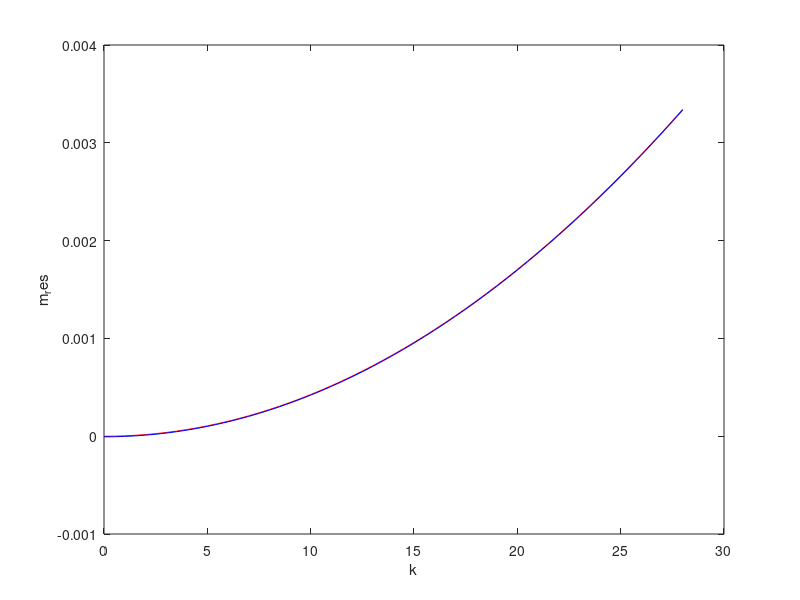

This figure's MATLAB source:
% This is the first part of the simulation, to determine the strength of the magents required. 
% Based on "Passive Magnetic Attitude Control for CubeSat Spacecraft"
% This section is purely for intro calculations. 
% Use this function for exporting to csv: https://www.mathworks.com/help/releases/R2019b/matlab/ref/writematrix.html

% to interpret this data, 
% use m_bar as the recommended strength for the main magnet. 
% 


close ALL
clear 

%% General Torques acting on the cubesat
% values are from the PDF documents, subject to change depending on altitude. Can be variable. 
T_aero = 8E-8; % aerodynamic
T_grav = 6E-8; % gravity gradient
T_radi = 1E-8; % radiometric torques

% to get the RMS values, for T. 
T_rms = sqrt((1/3)*(T_aero^2 + T_grav^2 + T_radi^2)); 


% Suggested minimum Magnet strength. 
Bmin = 2.0*10^-5; % Unit is Tesla, min field strength at 600km altitude. 
Bmax = 7*(pi/180); % accuracy, in degrees
m_bar = 10*(T_rms/(Bmin*sin(Bmax))) %recommended bar strength based on modified version of Santoni et Zelli. 


%% Suggested bar_main magnet design
% needs to do multiple entries and rows before figuring out m values.
Ixx = 3.6*(10^-3); %unit is kg*m^2  // This is an assumption, to be changed after getting a CAD model data. 
Iyy = 1.7*(10^-2); %same unit as Ixx. 
% Izz isn't included as it is assumed it is the same as Iyy due to the
% design of the cubic satellite. 
Beq = 2.3*(10^-5); %unit is Tesla, magnetic flux density at equator. 

G = 6.674*(10^-11); % grav constant. 
M = 5.972*(10^24); % mass of the earth, in Kg.  
m_earth = 3; % mass of cube satellite, Unit is Kg. 
a = 1.496*(10^11); % earth semi major axis, taken from online sources. 1AU = 1.496*(10^11)m. 
d = 86.4*(10^3); % seconds per one day
no = (d/2*pi)*(sqrt(G*(M+m_earth)/(a^3))); 

k1 = 0; % these values are for an iterative function, they represent the variable K. 
k2 = 28;
dk =  0.5; 

k = k1:dk:k2; 

n = 2.63*(k.^2) - 0.49 + 0.51*(Ixx/Iyy);
n_perp = 2.63*(k.^2) - 4.25+1.25*(Ixx/Iyy); 

m_res = (Iyy*n*(no^2))/(Beq); % magnetic moment of the 
m_res_perp = (Iyy*n_perp*(no^2))/(Beq);

M = [k ; n; n_perp; m_res; m_res_perp];

plot(k,m_res,'r',k,m_res_perp,'b')
xlabel('k') % label the x-axis
ylabel('m_res') % label the y-axis

csvwrite('magnetic_moment_results.csv',M)  % to export the data for analysis. 
saveas(gcf,'Plot_magnet_strength.png') % this will export the plot as a png file. 
%% Hysteresis Rods design 
%purpose of these rods are to be mounted in pairs, orthogonal to the main magnet to benefit from maximum dampening. 
%This section will determine how strong each rod should be, so that they can be effective. 

L = 80/1000; % length of H. rods, max length should be 9cm, as it is a phyiscal restriction, for a cube satellite. 80mm was picked as it could fit within the ACS module, and held with mounting brackets.
D = 25/1000; % diameter of rods, in meters. 

Hs = 100; % uni A/m, material saturation field strength, depends on material. Using HyMu-80 as example.
H = Hs; % temporary putting at as HS for now. 
uo = 1.25663706*(10^-6); %unit m*kg/((s^2)(A^2))permeability of free space, for sake of this sim, this value is considered as a constant. 
 
Vol_hyst = L*(0.25*pi*(D^2));  % volume of the hysteresis rods. 

N = ((L/D) * (4/sqrt(pi) ) +2)^(-1); % demagnetizing factor of the hyst. rods. 

U_hyst = 1.5*(10^4); % unit is H/m, value is varies depending on magnetic material, follows hysteresis loop diagram of B and H. 
U_hyst_appt = (U_hyst)/(1+(N*U_hyst)); % apparent relative permeability of the hyst. rod. 

B_hyst = uo*U_hyst_appt*H; % induced magnetic flux. Definition: The magnetic flux through a surface is the component of the magnetic field passing through that surface
B_hyst_sat = uo*U_hyst_appt*Hs; % induced magnetic flux. Definition: The magnetic flux through a surface is the component of the magnetic field passing through that surface

m_hyst_rod = (B_hyst * Vol_hyst) / uo;  % magentic moment for the rods. Definition: Magnetic Moment is defined as magnetic strength and orientation of a magnet or other object that produces a magnetic field. 
